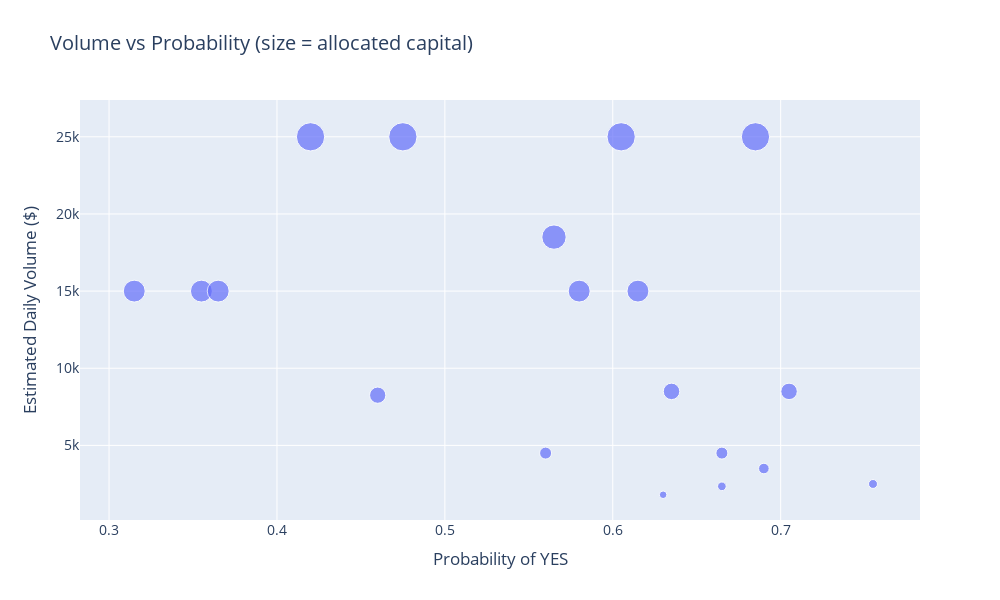

This figure's notebook cell:
### Markdown cell above
### Volume vs Probability

### Code cell
if df is not None:
    fig = plot_volume_vs_probability(df)
    if fig:
        fig.show()

### Figure 1 — Plotly figure (JSON) as saved in the notebook; plotly's stock layout.template omitted (floating-point values rounded to 4 significant figures)
{"data": [{"customdata": [["Will the EU implement the AI Act by December 31, 2025?", "EU AI Act Implementation"], ["Will the European Commission finalize the guidelines for the AI Act by June 30, 2026?", "EU AI Act Implementation"], ["Will Donald Trump secure the Republican nomination for the 2028 Presidential election by May 1, 2028?", "US Presidential Election 2028"], ["Will countries reach a binding agreement on carbon emissions at COP30 by December 31, 2026?", "Global Climate Agreements"], ["Will the United States rejoin the Paris Agreement by November 2027?", "Global Climate Agreements"], ["Will Israel and Palestine agree to a ceasefire agreement by March 31, 2026?", "Middle East Peace Talks"], ["Will the United Nations facilitate a new peace summit in the Middle East by August 1, 2026?", "Middle East Peace Talks"], ["Will the SEC finalize cryptocurrency regulations by December 31, 2025?", "Cryptocurrency Regulation in the US"], ["Will Congress pass a comprehensive cryptocurrency regulation bill by June 30, 2026?", "Cryptocurrency Regulation in the US"], ["Will China's GDP growth rate exceed 5% by the end of 2026?", "China's Economic Growth"], ["Will the Chinese government implement new economic reforms before January 1, 2027?", "China's Economic Growth"], ["Will the World Health Organization finalize a global health treaty by December 31, 2025?", "Global Health Initiatives Post-Pandemic"], ["Will vaccine distribution inequalities be addressed in the G20 summit by November 2026?", "Global Health Initiatives Post-Pandemic"], ["Will NASA successfully land astronauts on the Moon by December 31, 2028?", "Space Exploration Missions"], ["Will SpaceX launch its Mars mission by the end of 2027?", "Space Exploration Missions"], ["Will schools in the EU implement AI-based learning tools by September 1, 2026?", "Artificial Intelligence in Education"], ["Will the US Department of Education release new guidelines for AI in classrooms by June 30, 2026?", "Artificial Intelligence in Education"], ["Will electric vehicle sales account for 50% of all new car sales in California by the end of 2026?", "Electric Vehicle Adoption Rates"], ["Will the federal government implement new incentives for electric vehicle purchases before January 1, 2027?", "Electric Vehicle Adoption Rates"]], "hovertemplate": "Probability of YES=%{x}<br>Estimated Daily Volume ($)=%{y}<br>allocated_capital=%{marker.size}<br>question=%{customdata[0]}<br>topic=%{customdata[1]}<extra></extra>", "legendgroup": "", "marker": {"color": "#636efa", "size": [893200.0, 472900.0, 2627000.0, 1576000.0, 262700.0, 1576000.0, 1576000.0, 1576000.0, 2627000.0, 867400.0, 1576000.0, 893200.0, 189200.0, 2627000.0, 2627000.0, 367800.0, 246500.0, 1944000.0, 472900.0], "sizemode": "area", "sizeref": 6568.0, "symbol": "circle"}, "mode": "markers", "name": "", "orientation": "v", "showlegend": false, "type": "scatter", "x": [0.705, 0.665, 0.605, 0.355, 0.755, 0.315, 0.365, 0.58, 0.475, 0.46, 0.615, 0.635, 0.63, 0.685, 0.42, 0.69, 0.665, 0.565, 0.56], "xaxis": "x", "y": [8500.0, 4500.0, 25000.0, 15000.0, 2500.0, 15000.0, 15000.0, 15000.0, 25000.0, 8254.0, 15000.0, 8500.0, 1800.0, 25000.0, 25000.0, 3500.0, 2346.0, 18500.0, 4500.0], "yaxis": "y"}], "layout": {"font": {"size": 14}, "height": 600, "legend": {"itemsizing": "constant", "tracegroupgap": 0}, "title": {"text": "Volume vs Probability (size = allocated capital)"}, "width": 1000, "xaxis": {"anchor": "y", "domain": [0, 1], "title": {"text": "Probability of YES"}}, "yaxis": {"anchor": "x", "domain": [0, 1], "title": {"text": "Estimated Daily Volume ($)"}}}}
